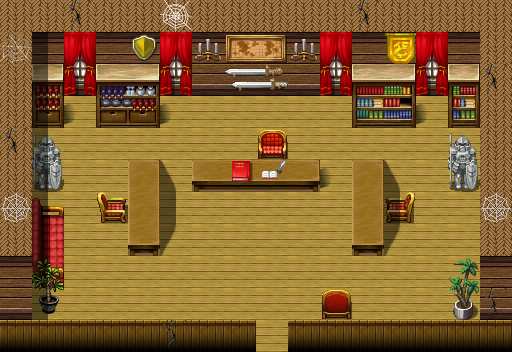

A level layout from a 2D game, rendered from its tile map. Below: a short description, then the map file with tile-grid data replaced by summaries:
An orthogonal 16x11 tile map with 32x32 px tiles, 4 tile layers (Ground, Objects, Above, Top), 1 hidden layer not drawn, 61 tilesets and 3 objects (2x spawn, mapchange).

<map version="1.10" tiledversion="1.11.2" orientation="orthogonal" renderorder="right-down" width="16" height="11" tilewidth="32" tileheight="32" infinite="0" nextlayerid="10" nextobjectid="4">
 <tileset firstgid="1" name="map_bed_1" tilewidth="32" tileheight="32" tilecount="160" columns="16">
  <image source="../drawable/map_bed_1.png" width="512" height="320" />
 </tileset>
 <tileset firstgid="161" name="map_border_1" tilewidth="32" tileheight="32" tilecount="128" columns="16">
  <image source="../drawable/map_border_1.png" width="512" height="256" />
 </tileset>
 <tileset firstgid="289" name="map_bridge_1" tilewidth="32" tileheight="32" tilecount="128" columns="16">
  <image source="../drawable/map_bridge_1.png" width="512" height="256" />
 </tileset>
 <tileset firstgid="417" name="map_bridge_2" tilewidth="32" tileheight="32" tilecount="128" columns="16">
  <image source="../drawable/map_bridge_2.png" width="512" height="256" />
 </tileset>
 <tileset firstgid="545" name="map_broken_1" tilewidth="32" tileheight="32" tilecount="128" columns="16">
  <image source="../drawable/map_broken_1.png" width="512" height="256" />
 </tileset>
 <tileset firstgid="673" name="map_cavewall_1" tilewidth="32" tileheight="32" tilecount="108" columns="18">
  <image source="../drawable/map_cavewall_1.png" width="576" height="192" />
 </tileset>
 <tileset firstgid="781" name="map_cavewall_2" tilewidth="32" tileheight="32" tilecount="108" columns="18">
  <image source="../drawable/map_cavewall_2.png" width="576" height="192" />
 </tileset>
 <tileset firstgid="889" name="map_cavewall_3" tilewidth="32" tileheight="32" tilecount="108" columns="18">
  <image source="../drawable/map_cavewall_3.png" width="576" height="192" />
 </tileset>
 <tileset firstgid="997" name="map_cavewall_4" tilewidth="32" tileheight="32" tilecount="108" columns="18">
  <image source="../drawable/map_cavewall_4.png" width="576" height="192" />
 </tileset>
 <tileset firstgid="1105" name="map_chair_table_1" tilewidth="32" tileheight="32" tilecount="128" columns="16">
  <image source="../drawable/map_chair_table_1.png" width="512" height="256" />
 </tileset>
 <tileset firstgid="1233" name="map_chair_table_2" tilewidth="32" tileheight="32" tilecount="128" columns="16">
  <image source="../drawable/map_chair_table_2.png" width="512" height="256" />
 </tileset>
 <tileset firstgid="1361" name="map_crate_1" tilewidth="32" tileheight="32" tilecount="128" columns="16">
  <image source="../drawable/map_crate_1.png" width="512" height="256" />
 </tileset>
 <tileset firstgid="1489" name="map_cupboard_1" tilewidth="32" tileheight="32" tilecount="128" columns="16">
  <image source="../drawable/map_cupboard_1.png" width="512" height="256" />
 </tileset>
 <tileset firstgid="1617" name="map_curtain_1" tilewidth="32" tileheight="32" tilecount="128" columns="16">
  <image source="../drawable/map_curtain_1.png" width="512" height="256" />
 </tileset>
 <tileset firstgid="1745" name="map_entrance_1" tilewidth="32" tileheight="32" tilecount="128" columns="16">
  <image source="../drawable/map_entrance_1.png" width="512" height="256" />
 </tileset>
 <tileset firstgid="1873" name="map_entrance_2" tilewidth="32" tileheight="32" tilecount="128" columns="16">
  <image source="../drawable/map_entrance_2.png" width="512" height="256" />
 </tileset>
 <tileset firstgid="2001" name="map_fence_1" tilewidth="32" tileheight="32" tilecount="128" columns="16">
  <image source="../drawable/map_fence_1.png" width="512" height="256" />
 </tileset>
 <tileset firstgid="2129" name="map_fence_2" tilewidth="32" tileheight="32" tilecount="128" columns="16">
  <image source="../drawable/map_fence_2.png" width="512" height="256" />
 </tileset>
 <tileset firstgid="2257" name="map_fence_3" tilewidth="32" tileheight="32" tilecount="128" columns="16">
  <image source="../drawable/map_fence_3.png" width="512" height="256" />
 </tileset>
 <tileset firstgid="2385" name="map_fence_4" tilewidth="32" tileheight="32" tilecount="128" columns="16">
  <image source="../drawable/map_fence_4.png" width="512" height="256" />
 </tileset>
 <tileset firstgid="2513" name="map_ground_1" tilewidth="32" tileheight="32" tilecount="128" columns="16">
  <image source="../drawable/map_ground_1.png" width="512" height="256" />
 </tileset>
 <tileset firstgid="2641" name="map_ground_2" tilewidth="32" tileheight="32" tilecount="128" columns="16">
  <image source="../drawable/map_ground_2.png" width="512" height="256" />
 </tileset>
 <tileset firstgid="2769" name="map_ground_3" tilewidth="32" tileheight="32" tilecount="128" columns="16">
  <image source="../drawable/map_ground_3.png" width="512" height="256" />
 </tileset>
 <tileset firstgid="2897" name="map_ground_4" tilewidth="32" tileheight="32" tilecount="128" columns="16">
  <image source="../drawable/map_ground_4.png" width="512" height="256" />
 </tileset>
 <tileset firstgid="3025" name="map_ground_5" tilewidth="32" tileheight="32" tilecount="128" columns="16">
  <image source="../drawable/map_ground_5.png" width="512" height="256" />
 </tileset>
 <tileset firstgid="3153" name="map_ground_6" tilewidth="32" tileheight="32" tilecount="128" columns="16">
  <image source="../drawable/map_ground_6.png" width="512" height="256" />
 </tileset>
 <tileset firstgid="3281" name="map_ground_7" tilewidth="32" tileheight="32" tilecount="128" columns="16">
  <image source="../drawable/map_ground_7.png" width="512" height="256" />
 </tileset>
 <tileset firstgid="3409" name="map_ground_8" tilewidth="32" tileheight="32" tilecount="128" columns="16">
  <image source="../drawable/map_ground_8.png" width="512" height="256" />
 </tileset>
 <tileset firstgid="3537" name="map_house_1" tilewidth="32" tileheight="32" tilecount="128" columns="16">
  <image source="../drawable/map_house_1.png" width="512" height="256" />
 </tileset>
 <tileset firstgid="3665" name="map_house_2" tilewidth="32" tileheight="32" tilecount="128" columns="16">
  <image source="../drawable/map_house_2.png" width="512" height="256" />
 </tileset>
 <tileset firstgid="3793" name="map_indoor_1" tilewidth="32" tileheight="32" tilecount="128" columns="16">
  <image source="../drawable/map_indoor_1.png" width="512" height="256" />
 </tileset>
 <tileset firstgid="3921" name="map_indoor_2" tilewidth="32" tileheight="32" tilecount="128" columns="16">
  <image source="../drawable/map_indoor_2.png" width="512" height="256" />
 </tileset>
 <tileset firstgid="4049" name="map_kitchen_1" tilewidth="32" tileheight="32" tilecount="128" columns="16">
  <image source="../drawable/map_kitchen_1.png" width="512" height="256" />
 </tileset>
 <tileset firstgid="4177" name="map_outdoor_1" tilewidth="32" tileheight="32" tilecount="128" columns="16">
  <image source="../drawable/map_outdoor_1.png" width="512" height="256" />
 </tileset>
 <tileset firstgid="4305" name="map_pillar_1" tilewidth="32" tileheight="32" tilecount="128" columns="16">
  <image source="../drawable/map_pillar_1.png" width="512" height="256" />
 </tileset>
 <tileset firstgid="4433" name="map_pillar_2" tilewidth="32" tileheight="32" tilecount="128" columns="16">
  <image source="../drawable/map_pillar_2.png" width="512" height="256" />
 </tileset>
 <tileset firstgid="4561" name="map_plant_1" tilewidth="32" tileheight="32" tilecount="128" columns="16">
  <image source="../drawable/map_plant_1.png" width="512" height="256" />
 </tileset>
 <tileset firstgid="4689" name="map_plant_2" tilewidth="32" tileheight="32" tilecount="128" columns="16">
  <image source="../drawable/map_plant_2.png" width="512" height="256" />
 </tileset>
 <tileset firstgid="4817" name="map_rock_1" tilewidth="32" tileheight="32" tilecount="128" columns="16">
  <image source="../drawable/map_rock_1.png" width="512" height="256" />
 </tileset>
 <tileset firstgid="4945" name="map_rock_2" tilewidth="32" tileheight="32" tilecount="128" columns="16">
  <image source="../drawable/map_rock_2.png" width="512" height="256" />
 </tileset>
 <tileset firstgid="5073" name="map_roof_1" tilewidth="32" tileheight="32" tilecount="128" columns="16">
  <image source="../drawable/map_roof_1.png" width="512" height="256" />
 </tileset>
 <tileset firstgid="5201" name="map_roof_2" tilewidth="32" tileheight="32" tilecount="128" columns="16">
  <image source="../drawable/map_roof_2.png" width="512" height="256" />
 </tileset>
 <tileset firstgid="5329" name="map_roof_3" tilewidth="32" tileheight="32" tilecount="128" columns="16">
  <image source="../drawable/map_roof_3.png" width="512" height="256" />
 </tileset>
 <tileset firstgid="5457" name="map_shop_1" tilewidth="32" tileheight="32" tilecount="128" columns="16">
  <image source="../drawable/map_shop_1.png" width="512" height="256" />
 </tileset>
 <tileset firstgid="5585" name="map_sign_ladder_1" tilewidth="32" tileheight="32" tilecount="128" columns="16">
  <image source="../drawable/map_sign_ladder_1.png" width="512" height="256" />
 </tileset>
 <tileset firstgid="5713" name="map_table_1" tilewidth="32" tileheight="32" tilecount="128" columns="16">
  <image source="../drawable/map_table_1.png" width="512" height="256" />
 </tileset>
 <tileset firstgid="5841" name="map_trail_1" tilewidth="32" tileheight="32" tilecount="128" columns="16">
  <image source="../drawable/map_trail_1.png" width="512" height="256" />
 </tileset>
 <tileset firstgid="5969" name="map_transition_1" tilewidth="32" tileheight="32" tilecount="128" columns="16">
  <image source="../drawable/map_transition_1.png" width="512" height="256" />
 </tileset>
 <tileset firstgid="6097" name="map_transition_2" tilewidth="32" tileheight="32" tilecount="128" columns="16">
  <image source="../drawable/map_transition_2.png" width="512" height="256" />
 </tileset>
 <tileset firstgid="6225" name="map_transition_3" tilewidth="32" tileheight="32" tilecount="128" columns="16">
  <image source="../drawable/map_transition_3.png" width="512" height="256" />
 </tileset>
 <tileset firstgid="6353" name="map_transition_4" tilewidth="32" tileheight="32" tilecount="128" columns="16">
  <image source="../drawable/map_transition_4.png" width="512" height="256" />
 </tileset>
 <tileset firstgid="6481" name="map_transition_5" tilewidth="32" tileheight="32" tilecount="128" columns="16">
  <image source="../drawable/map_transition_5.png" width="512" height="256" />
 </tileset>
 <tileset firstgid="6609" name="map_tree_1" tilewidth="32" tileheight="32" tilecount="128" columns="16">
  <image source="../drawable/map_tree_1.png" width="512" height="256" />
 </tileset>
 <tileset firstgid="6737" name="map_tree_2" tilewidth="32" tileheight="32" tilecount="128" columns="16">
  <image source="../drawable/map_tree_2.png" width="512" height="256" />
 </tileset>
 <tileset firstgid="6865" name="map_wall_1" tilewidth="32" tileheight="32" tilecount="128" columns="16">
  <image source="../drawable/map_wall_1.png" width="512" height="256" />
 </tileset>
 <tileset firstgid="6993" name="map_wall_2" tilewidth="32" tileheight="32" tilecount="120" columns="15">
  <image source="../drawable/map_wall_2.png" width="480" height="256" />
 </tileset>
 <tileset firstgid="7113" name="map_wall_3" tilewidth="32" tileheight="32" tilecount="120" columns="15">
  <image source="../drawable/map_wall_3.png" width="480" height="256" />
 </tileset>
 <tileset firstgid="7233" name="map_wall_4" tilewidth="32" tileheight="32" tilecount="120" columns="15">
  <image source="../drawable/map_wall_4.png" width="480" height="256" />
 </tileset>
 <tileset firstgid="7353" name="map_window_1" tilewidth="32" tileheight="32" tilecount="128" columns="16">
  <image source="../drawable/map_window_1.png" width="512" height="256" />
 </tileset>
 <tileset firstgid="7481" name="map_window_2" tilewidth="32" tileheight="32" tilecount="128" columns="16">
  <image source="../drawable/map_window_2.png" width="512" height="256" />
 </tileset>
 <tileset firstgid="7609" name="map_brightport" tilewidth="32" tileheight="32" tilecount="112" columns="16">
  <image source="../drawable/map_brightport.png" width="512" height="224" />
 </tileset>
 <layer id="1" name="Ground" width="16" height="11">
  <data>[176 cells, 176 non-empty, 5 distinct tile ids]</data>
 </layer>
 <layer id="2" name="Objects" width="16" height="11">
  <data>[176 cells, 67 non-empty, 44 distinct tile ids]</data>
 </layer>
 <layer id="3" name="Above" width="16" height="11">
  <data>[176 cells, 22 non-empty, 9 distinct tile ids]</data>
 </layer>
 <layer id="4" name="Top" width="16" height="11">
  <data>[176 cells, 11 non-empty, 3 distinct tile ids]</data>
 </layer>
 <layer id="5" name="Walkable" width="16" height="11" visible="0">
  <data>[176 cells, 102 non-empty, 1 distinct tile ids]</data>
 </layer>
 <objectgroup id="6" name="Mapevents">
  <object id="1" name="entrance" type="mapchange" x="256" y="320" width="32" height="32">
   <properties>
    <property name="map" value="brightport_bakery2" />
    <property name="place" value="office" />
   </properties>
  </object>
 </objectgroup>
 <objectgroup id="7" name="Spawn">
  <object id="2" name="brightport_mayor" type="spawn" x="256" y="128" width="32" height="32">
   <properties>
    <property name="spawngroup" value="brightport_mayor" />
   </properties>
  </object>
  <object id="3" name="Object" type="spawn" x="64" y="224" width="32" height="32">
   <properties>
    <property name="spawngroup" value="brightport_councilor" />
   </properties>
  </object>
 </objectgroup>
 <objectgroup id="8" name="Keys" />
 <objectgroup id="9" name="Replace" />
</map>
